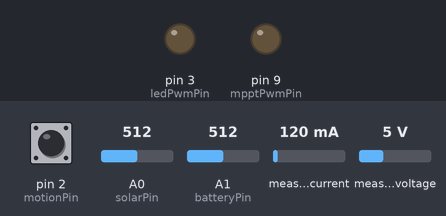
A sketch run on a simulated Arduino Uno, built with avr-gcc and run on an emulated ATmega328P. On the bench: output pins drawn as LEDs (lit = HIGH). The test bench sets the inputs (shaded band); at power-on: measured voltage 5 V, pin 2 (motionPin) HIGH, A1 (batteryPin) = 512, A0 (solarPin) = 512, measured current 120 mA. What the sketch prints to the serial monitor is not drawn.

Above: at 1.2 s.
1.3 s: measured voltage set to 0.3 V
At 1.6 s:
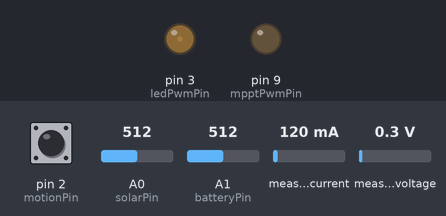
2.8 s: pin 2 (motionPin) pulled LOW for 0.15 s
At 4.0 s:
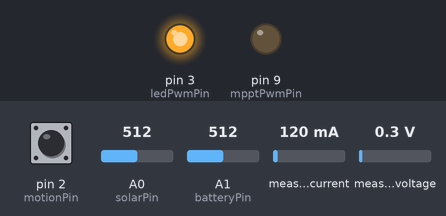
4.4 s: A1 (batteryPin) set to 245
At 5.1 s:
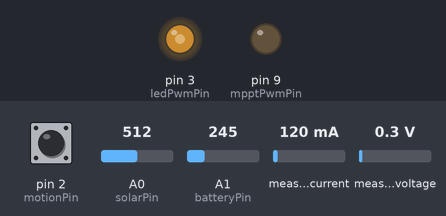
5.9 s: measured voltage set to 1.8 V
7.4 s: measured voltage set to 2.1 V
At 8.6 s:
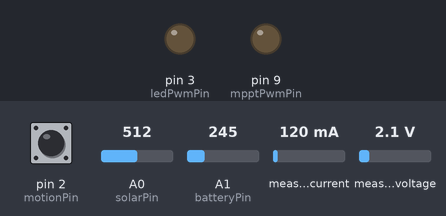
8.9 s: measured voltage set to 5.7 V
10.4 s: measured voltage set to 6.2 V
At 33.8 s:
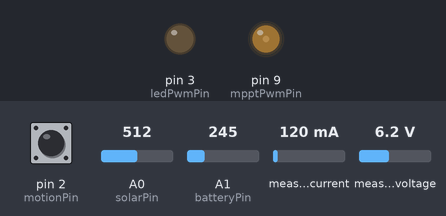
Timing chart, 0 to 44.9 s (numbered marks = the images above; inputs shaded):
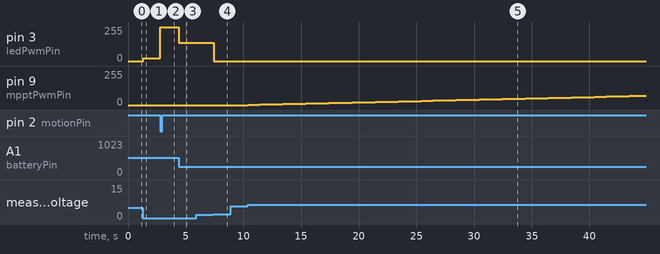

The sketch:

4.ino
```cpp
// Arduino code for solar powered motion sensor lamp
// With INA219, basic MPPT, and ADVANCED SLEEP MODES
// Updated & fixed to be fully functional on AVR/ATmega328P

#include <Wire.h>
#include <Adafruit_INA219.h>
#include <avr/sleep.h>
#include <avr/wdt.h>
#include <avr/power.h>
#include <avr/interrupt.h>
#include <Arduino.h>

// --- Pin Definitions ---
const uint8_t solarPin = A0;       // Analog pin for a separate solar panel voltage sensor (optional)
const uint8_t batteryPin = A1;     // Analog pin for battery voltage sensor
const uint8_t ledPwmPin = 3;       // PWM pin for LED light (Timer2)
const uint8_t motionPin = 2;       // Digital pin for PIR motion sensor (INT0)
const uint8_t mpptPwmPin = 9;      // PWM pin for MPPT control (Timer1)

// --- System Parameters ---
const float ADC_REFERENCE_VOLTAGE = 5.0f;
const float ADC_MAX_VALUE = 1023.0f;
const float SOLAR_VOLTAGE_DIVIDER_RATIO = 4.0f; // e.g., Rtop=3Rbottom -> (Rtop+Rbottom)/Rbottom = 4
const float BATTERY_VOLTAGE_DIVIDER_RATIO = 3.0f; // e.g., (Rtop+Rbottom)/Rbottom = 3
const float SOLAR_DARK_THRESHOLD_ACTUAL_VOLTAGE = 2.0f; // INA219 bus voltage considered "dark"
const float BATTERY_MAX_VOLTAGE = 4.2f;
const float BATTERY_MIN_VOLTAGE = 3.0f;
const float BATTERY_PROTECTION_VOLTAGE = 3.2f;
const float BATTERY_CHARGE_TARGET_VOLTAGE = 4.1f;
const float MIN_SOLAR_VOLTAGE_FOR_MPPT_ACTUAL = 6.0f;
const int PWM_MAX = 255;
const int PWM_MIN = 0;
const int PWM_DIM = 20; // Slightly dimmer for power saving
const int PWM_STEP_DEFAULT = 2; // default MPPT step
const long JSON_EMIT_INTERVAL_MS = 30000;
const long MOTION_DEBOUNCE_MS = 200;
const long LIGHT_ON_DURATION_AFTER_MOTION_MS = 10000; // 10 seconds
const long MPPT_UPDATE_INTERVAL_MS = 1000;
const uint16_t DEEP_SLEEP_TARGET_DURATION_S = 60; // Desired deep sleep length (seconds)

// --- INA219 Sensor ---
Adafruit_INA219 ina219(0x40);

// --- Global Variables ---
// Measurements
float solarVoltage_raw_adc = 0.0f;
float batteryVoltage_actual = 0.0f;
float batteryLevel_percent = 0.0f;
float solarBusVoltage_V = 0.0f;
float solarShuntVoltage_mV = 0.0f;
float solarCurrent_mA = 0.0f;
float solarPower_mW = 0.0f;

// Light Control
int currentLedPwmValue = PWM_MIN;
int targetLedPwmValue = PWM_MIN;
volatile bool motionDetectedFlag = false;
bool isDarkFlag = true;

// Charging & MPPT
bool conditionsForChargingFlag = false;
int mpptPwmValue = PWM_MIN;
float lastMpptPower_mW = 0.0f;
int mpptPwmStep = PWM_STEP_DEFAULT;
bool mpptPerturbDirectionUp = true;

// Timers
unsigned long lastJsonEmitMillis = 0;
unsigned long lastMotionDetectMillis = 0;
unsigned long lastLightActivityMillis = 0;
unsigned long lastMpptUpdateMillis = 0;

// Sleep Management
volatile bool motionWakeupOccurred = false;
volatile bool wdtWakeupOccurred = false;
uint16_t wdtSleepCyclesTarget = 0;
uint16_t wdtSleepCyclesCount = 0;

// Forward declarations
void enterSleepCycle();
void disableWDT();
void configureWDTFor8sInterrupt();
void readAnalogSensors();
void readIna219Data();
void determineSystemState();
void runMpptAlgorithm();
void handleMotionAndLight();
void turnOffLedCompletely();
void emitJsonData();
void checkAndInitiateSleep();
float mapFloat(float x, float in_min, float in_max, float out_min, float out_max);

// --- ISRs ---
// Motion (external INT0) -- PIR on D2 (INT0)
ISR(INT0_vect) {
  // Set a flag and disable INT0 to avoid re-triggering until handled.
  motionWakeupOccurred = true;
  // Disable INT0
  EIMSK &= ~(1 << INT0);
}

// Watchdog interrupt
ISR(WDT_vect) {
  wdtWakeupOccurred = true;
  // WDIE will be cleared on some AVR variants; we'll reconfigure before next sleep
}

// --- Setup ---
void setup() {
  // Ensure WDT off to start clean
  disableWDT();

  Serial.begin(115200);
  unsigned long start = millis();
  while (!Serial && (millis() - start < 2000)) { /* wait with timeout */ }
  Serial.println(F("\nSystem Initializing..."));

  pinMode(solarPin, INPUT);
  pinMode(batteryPin, INPUT);
  pinMode(ledPwmPin, OUTPUT);
  pinMode(mpptPwmPin, OUTPUT);
  // Configure PIR pin as input; use INPUT_PULLUP if your PIR is open-collector or if you want defined idle level.
  // If your PIR is active HIGH and provides a driven output, change to INPUT.
  pinMode(motionPin, INPUT_PULLUP);

  if (!ina219.begin()) {
    Serial.println(F("Failed to find INA219 chip. Halting."));
    while (1) {
      delay(100);
    }
  }
  Serial.println(F("INA219 sensor initialized."));

  // Set Timer2 prescaler for PWM on pin 3 ~976Hz (prescaler 64)
  TCCR2B = (TCCR2B & 0b11111000) | 0x04;

  analogWrite(ledPwmPin, PWM_MIN);
  currentLedPwmValue = PWM_MIN;
  targetLedPwmValue = PWM_MIN;

  mpptPwmValue = PWM_MIN;
  analogWrite(mpptPwmPin, mpptPwmValue);
  lastMpptPower_mW = 0.0f;

  unsigned long currentMillis = millis();
  lastJsonEmitMillis = currentMillis;
  lastMotionDetectMillis = currentMillis;
  lastLightActivityMillis = currentMillis;
  lastMpptUpdateMillis = currentMillis;

  Serial.println(F("Setup Complete."));
}

// --- Main loop ---
void loop() {
  // Handle wakeup events
  if (motionWakeupOccurred) {
    motionWakeupOccurred = false;
    wdtSleepCyclesTarget = 0;
    wdtSleepCyclesCount = 0;
    motionDetectedFlag = true;
    lastLightActivityMillis = millis();
    Serial.println(F("Wake: motion event"));
    // INT0 is disabled by ISR; re-enable later when ready
  }

  if (wdtWakeupOccurred) {
    wdtWakeupOccurred = false;
    if (wdtSleepCyclesTarget > 0) {
      wdtSleepCyclesCount++;
      Serial.print(F("Wake: WDT cycle ")); Serial.println(wdtSleepCyclesCount);
    }
  }

  // Re-enter sleep cycles if we still need to and there is no active motion processing
  if (wdtSleepCyclesTarget > 0 && wdtSleepCyclesCount < wdtSleepCyclesTarget && !motionDetectedFlag) {
    enterSleepCycle();
    // execution resumes on wake, return to loop top
    return;
  } else if (wdtSleepCyclesCount >= wdtSleepCyclesTarget && wdtSleepCyclesTarget > 0) {
    // Completed requested cycles
    wdtSleepCyclesTarget = 0;
    wdtSleepCyclesCount = 0;
    Serial.println(F("Timed sleep target reached."));
  }

  // Normal runtime behavior
  readAnalogSensors();
  readIna219Data();
  determineSystemState();

  if (isDarkFlag) {
    // If dark, generally disable MPPT to save power unless you prefer otherwise
    if (mpptPwmValue > PWM_MIN) {
      analogWrite(mpptPwmPin, PWM_MIN);
      mpptPwmValue = PWM_MIN;
    }
    handleMotionAndLight();
  } else { // Daytime
    if (currentLedPwmValue > PWM_MIN) turnOffLedCompletely();
    if (conditionsForChargingFlag) {
      runMpptAlgorithm();
    } else {
      if (mpptPwmValue > PWM_MIN) {
        analogWrite(mpptPwmPin, PWM_MIN);
        mpptPwmValue = PWM_MIN;
      }
    }
  }

  emitJsonData();
  checkAndInitiateSleep();
}

// --- Sensor Reading ---
void readAnalogSensors() {
  // Read raw ADC for optional solar ADC input (may be unused if using INA219)
  float rawSolar = analogRead(solarPin) * (ADC_REFERENCE_VOLTAGE / ADC_MAX_VALUE);
  solarVoltage_raw_adc = rawSolar * SOLAR_VOLTAGE_DIVIDER_RATIO; // optional calibrated value

  float batteryPinVoltage = analogRead(batteryPin) * (ADC_REFERENCE_VOLTAGE / ADC_MAX_VALUE);
  batteryVoltage_actual = batteryPinVoltage * BATTERY_VOLTAGE_DIVIDER_RATIO;
  batteryLevel_percent = mapFloat(batteryVoltage_actual, BATTERY_MIN_VOLTAGE, BATTERY_MAX_VOLTAGE, 0.0f, 100.0f);
  batteryLevel_percent = constrain(batteryLevel_percent, 0.0f, 100.0f);
}

void readIna219Data() {
  // Read INA219 values (bus voltage, shunt, current, power)
  // Adafruit INA219 functions return floats
  solarShuntVoltage_mV = ina219.getShuntVoltage_mV();
  solarBusVoltage_V = ina219.getBusVoltage_V();
  solarCurrent_mA = ina219.getCurrent_mA();
  solarPower_mW = ina219.getPower_mW();

  // Defensive: if bus reads near zero but INA reports current, sanitize
  if (solarBusVoltage_V < 0.5f && solarCurrent_mA > 100.0f) {
    solarCurrent_mA = 0.0f;
    solarPower_mW = 0.0f;
  }
}

// --- System State Determination ---
void determineSystemState() {
  isDarkFlag = (solarBusVoltage_V < SOLAR_DARK_THRESHOLD_ACTUAL_VOLTAGE);

  conditionsForChargingFlag = (!isDarkFlag &&
                              batteryVoltage_actual < BATTERY_CHARGE_TARGET_VOLTAGE &&
                              solarBusVoltage_V > MIN_SOLAR_VOLTAGE_FOR_MPPT_ACTUAL &&
                              solarPower_mW >= 0.0f);
}

// --- MPPT Algorithm (perturb & observe simple) ---
void runMpptAlgorithm() {
  unsigned long now = millis();
  if ((long)(now - lastMpptUpdateMillis) < (long)MPPT_UPDATE_INTERVAL_MS) return;

  // Add hysteresis to avoid toggling on noise
  const float POWER_HYST = 10.0f;

  if (solarPower_mW > lastMpptPower_mW + POWER_HYST) {
    // keep direction
  } else if (solarPower_mW < lastMpptPower_mW - POWER_HYST) {
    // reverse direction
    mpptPerturbDirectionUp = !mpptPerturbDirectionUp;
  }
  // apply perturbation
  if (mpptPerturbDirectionUp) mpptPwmValue += mpptPwmStep;
  else mpptPwmValue -= mpptPwmStep;

  mpptPwmValue = constrain(mpptPwmValue, PWM_MIN, PWM_MAX);
  analogWrite(mpptPwmPin, mpptPwmValue);

  lastMpptPower_mW = solarPower_mW;
  lastMpptUpdateMillis = now;
}

// --- Motion and Light Control ---
void handleMotionAndLight() {
  unsigned long now = millis();

  // Re-enable INT0 if needed (we disabled it after ISR)
  if (!motionDetectedFlag && wdtSleepCyclesTarget == 0) {
    if ((EIMSK & (1 << INT0)) == 0) {
      EIFR = (1 << INTF0); // clear pending
      EIMSK |= (1 << INT0); // enable
    }
  }

  // If battery critically low, force LED off
  if (batteryVoltage_actual < BATTERY_PROTECTION_VOLTAGE) {
    if (currentLedPwmValue > PWM_MIN) Serial.println(F("Battery critically low, LED off."));
    targetLedPwmValue = PWM_MIN;
    motionDetectedFlag = false;
  } else if (motionDetectedFlag) {
    // If we have a motion event, keep LED on for the configured duration
    if ((long)(now - lastLightActivityMillis) < (long)LIGHT_ON_DURATION_AFTER_MOTION_MS) {
      // Scale brightness by battery voltage to save power when low
      int computed = map((int)constrain(batteryVoltage_actual * 100, (int)(BATTERY_MIN_VOLTAGE * 100), (int)(BATTERY_MAX_VOLTAGE * 100)),
                         (int)(BATTERY_MIN_VOLTAGE * 100), (int)(BATTERY_MAX_VOLTAGE * 100),
                         PWM_DIM, PWM_MAX);
      targetLedPwmValue = constrain(computed, PWM_MIN, PWM_MAX);
    } else {
      // Timeout expired -> go to dim
      motionDetectedFlag = false;
      targetLedPwmValue = PWM_DIM;
    }
  } else {
    // No active motion, default dim when dark
    targetLedPwmValue = PWM_DIM;
  }

  // Apply LED PWM if changed
  if (currentLedPwmValue != targetLedPwmValue) {
    currentLedPwmValue = targetLedPwmValue;
    currentLedPwmValue = constrain(currentLedPwmValue, PWM_MIN, PWM_MAX);
    analogWrite(ledPwmPin, currentLedPwmValue);
  }
}

// --- Turn Off LED ---
void turnOffLedCompletely() {
  if (currentLedPwmValue > PWM_MIN) {
    currentLedPwmValue = PWM_MIN;
    targetLedPwmValue = PWM_MIN;
    analogWrite(ledPwmPin, currentLedPwmValue);
  }
  motionDetectedFlag = false;
}

// --- JSON Emission ---
void emitJsonData() {
  unsigned long now = millis();
  if ((long)(now - lastJsonEmitMillis) > (long)JSON_EMIT_INTERVAL_MS) {
    Serial.print(F("{"));
    Serial.print(F("\"sV_bus\":")); Serial.print(solarBusVoltage_V, 2);
    Serial.print(F(",\"sI_mA\":")); Serial.print(solarCurrent_mA, 1);
    Serial.print(F(",\"sP_mW\":")); Serial.print(solarPower_mW, 0);
    Serial.print(F(",\"batV\":")); Serial.print(batteryVoltage_actual, 2);
    Serial.print(F(",\"batPcnt\":")); Serial.print(batteryLevel_percent, 0);
    Serial.print(F(",\"isDark\":")); Serial.print(isDarkFlag ? "true" : "false");
    Serial.print(F(",\"isChg\":")); Serial.print(conditionsForChargingFlag ? "true" : "false");
    Serial.print(F(",\"mpptPWM\":")); Serial.print(mpptPwmValue);
    Serial.print(F(",\"motDet\":")); Serial.print(motionDetectedFlag ? "true" : "false");
    Serial.print(F(",\"ledPWM\":")); Serial.print(currentLedPwmValue);
    Serial.print(F(",\"slpCycRemain\":")); Serial.print(wdtSleepCyclesTarget > 0 ? (wdtSleepCyclesTarget - wdtSleepCyclesCount) : 0);
    Serial.println(F("}"));
    lastJsonEmitMillis = now;
  }
}

// --- Sleep Management ---
void disableWDT() {
  cli();
  wdt_reset();
  MCUSR &= ~(1 << WDRF);
  // WDCE and WDE must both be set in same operation
  WDTCSR |= (1 << WDCE) | (1 << WDE);
  WDTCSR = 0x00; // turn off WDT
  sei();
}

void configureWDTFor8sInterrupt() {
  // Configure watchdog for interrupt every 8s (no reset) using proper WDCE sequence.
  // According to ATmega328P datasheet, WDP3:0 = 1001 -> 8s
  cli();
  wdt_reset();
  // Enable change
  WDTCSR |= (1 << WDCE) | (1 << WDE);
  // Set WDIE and WDP3 + WDP0 -> 8s interrupt mode
  WDTCSR = (1 << WDIE) | (1 << WDP3) | (1 << WDP0);
  sei();
}

void enterSleepCycle() {
  Serial.println(F("Preparing to sleep..."));
  Serial.flush();

  // Turn off peripherals to save power
  if (currentLedPwmValue > PWM_MIN) turnOffLedCompletely();
  if (mpptPwmValue > PWM_MIN) {
    analogWrite(mpptPwmPin, PWM_MIN);
    mpptPwmValue = PWM_MIN;
  }

  // Disable ADC
  ADCSRA &= ~(1 << ADEN);

  // Configure INT0 to wake on rising edge (typical PIR active HIGH)
  EICRA = (1 << ISC01) | (1 << ISC00); // ISC01=1 ISC00=1 -> rising edge
  EIFR = (1 << INTF0); // clear any pending
  EIMSK |= (1 << INT0); // enable INT0

  // Configure WDT for 8s wakeup
  configureWDTFor8sInterrupt();

  set_sleep_mode(SLEEP_MODE_PWR_DOWN);
  noInterrupts();
  sleep_enable();
  // Disable BOD while sleeping (if supported)
#if defined(SLEEP_BOD_DISABLE)
  sleep_bod_disable();
#endif
  interrupts();

  Serial.println(F("Going to sleep..."));
  sleep_cpu();

  // Execution resumes here after wake
  sleep_disable();

  // Re-enable ADC
  ADCSRA |= (1 << ADEN);

  // Clear any pending flags and re-enable global interrupts (ISRs set flags)
  EIFR = (1 << INTF0);
  Serial.println(F("Woke up from sleep."));
}

// --- Decide whether to initiate sleep ---
void checkAndInitiateSleep() {
  bool shouldSleep = false;

  if (batteryLevel_percent < 40.0f && isDarkFlag) {
    shouldSleep = true;
    Serial.println(F("Low battery, initiating timed sleep."));
  } else if (isDarkFlag && currentLedPwmValue <= PWM_DIM && !motionDetectedFlag &&
             (millis() - lastLightActivityMillis > 300000UL)) {
    shouldSleep = true;
    Serial.println(F("Dark and idle, initiating timed sleep."));
  }

  if (shouldSleep && wdtSleepCyclesTarget == 0) {
    wdtSleepCyclesCount = 0;
    uint16_t wdt_8s_periods = DEEP_SLEEP_TARGET_DURATION_S / 8;
    if (DEEP_SLEEP_TARGET_DURATION_S % 8 > 0) wdt_8s_periods++;
    if (wdt_8s_periods < 1) wdt_8s_periods = 1;
    wdtSleepCyclesTarget = wdt_8s_periods;

    Serial.print(F("Sleep sequence started. Target WDT cycles: "));
    Serial.println(wdtSleepCyclesTarget);
  }
}

// --- Simple utility map for floats ---
float mapFloat(float x, float in_min, float in_max, float out_min, float out_max) {
  if (in_max == in_min) return out_min;
  return (x - in_min) * (out_max - out_min) / (in_max - in_min) + out_min;
}
```

Measured:
- the behaviour switches between 1.9 and 2 V on measured voltage (found by bisection; images 3 and 4)
- the behaviour switches between 5.9 and 6 V on measured voltage (found by bisection; images 4 and 5)
- after the input at 1.3 s, pin 3 (ledPwmPin): 0/255 → 20/255 at once
- after the input at 2.8 s, pin 3 (ledPwmPin): 20/255 → 255/255 at once
- after the input at 4.4 s, pin 3 (ledPwmPin): 255/255 → 136/255 at once
- after the input at 5.9 s, every drawn part: stays the same
- after the input at 7.4 s, pin 3 (ledPwmPin): 136/255 → 0/255 at once
- after the input at 8.9 s, every drawn part: stays the same
- after the input at 10.4 s, pin 9 (mpptPwmPin): moves from 0/255 to 70/255 over 34.0 s, starting at once
